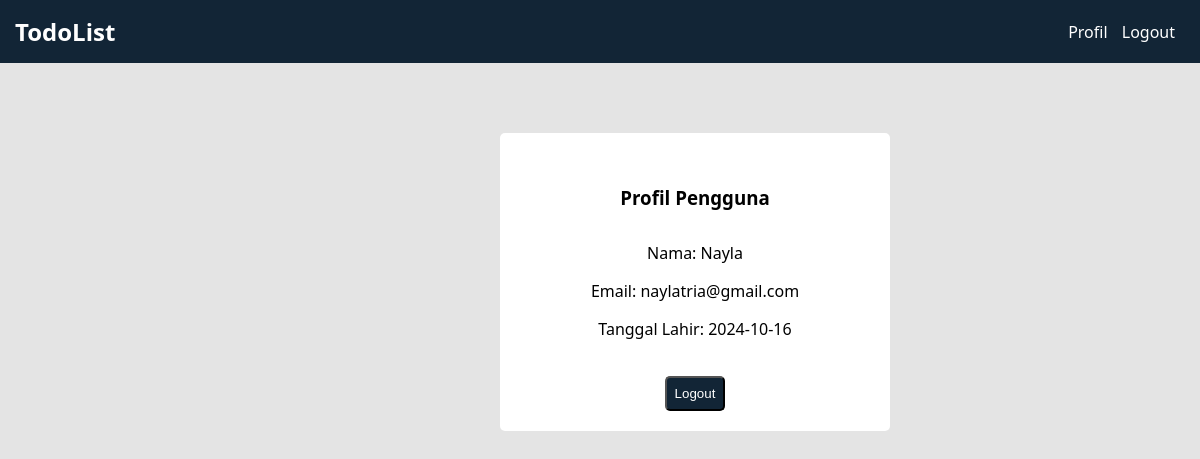
The page /profil.php (signed in) on the database its author committed.
### tables this page shows
CREATE TABLE `users` (
  `id_user` int(11) NOT NULL,
  `username` varchar(255) NOT NULL,
  `password` varchar(255) NOT NULL,
  `name` varchar(255) NOT NULL,
  `email` varchar(255) NOT NULL,
  `birth_date` date NOT NULL
);

### profil.php (the view, shortened to what this page needs)
<?php
include 'koneksi.php';
?>
<!DOCTYPE html>
<html lang="en">
<head>
    <link rel="stylesheet" href="css/profil1.css">
</head>
<body>
    <div class="navbar">
        <div class="left">
            <h2>TodoList</h2>
        </div>
       <div class="right">
        <a href="profil.php">Profil</a>
        <a href="logout.php">Logout</a>
       </div>
    </div>
    <div class="content">
    <?php
        $id = $_SESSION['id_user'];
        $query = mysqli_query($koneksi, "SELECT * FROM users WHERE id_user = $id");
        while($data=mysqli_fetch_array($query)){
        ?>
        <h3>Profil Pengguna</h3>
        <p><span>Nama: </span><?php echo $data['name']; ?></p>
        <p><span>Email: </span><?php echo $data['email']; ?></p>
        <p><span>Tanggal Lahir: </span><?php echo $data['birth_date']; ?></p>
        <a href="logout.php"><button>Logout</button></a>
    </div>
    <?php } ?>
</body>
</html>

### css/profil1.css (style rules this page uses)
body { padding: 0; margin: 0; font-family:'Segoe UI', Tahoma, Geneva, Verdana, sans-serif; background-color: rgb(228, 228, 228); align-items: center; justify-content: center; }
.navbar { display:flex; align-items: center; justify-content: space-between; background-color: rgb(18, 37, 54); padding: 15px; }
.navbar h2 { color: #fff; margin: 0; }
.right a { text-decoration: none; justify-content: space-between; color: white; padding-right: 10px; }
.content { width: 350px; height: fit-content; text-align: center; padding: 20px; background-color: white; border-radius: 5px; margin-top: 70px; margin-left: 500px; }
.content h3 { margin: 2rem; }
button { width: fit-content; padding: 8px; border-radius: 5px; background-color: rgb(18, 37, 54); color: white; margin-top: 20px; }

### rows shown on the page
users: name "Nayla", email "naylatria@gmail.com", birth_date "2024-10-16"
